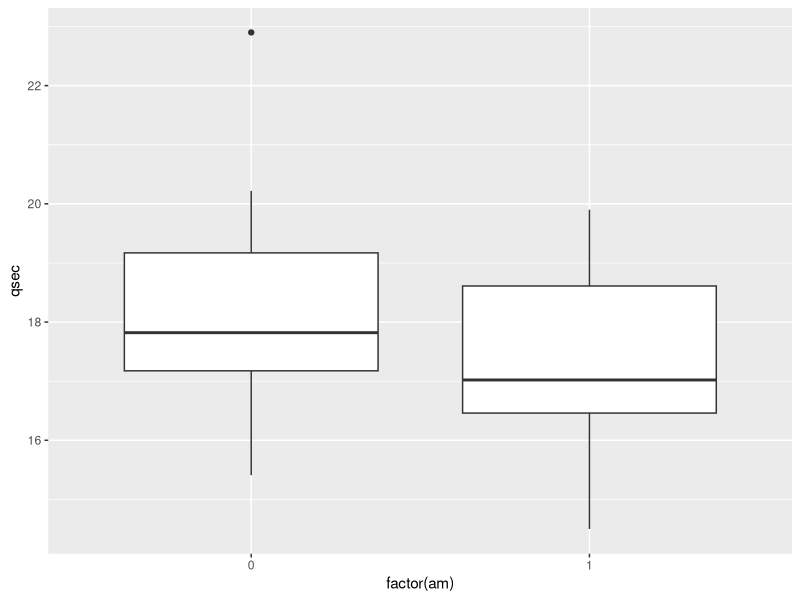
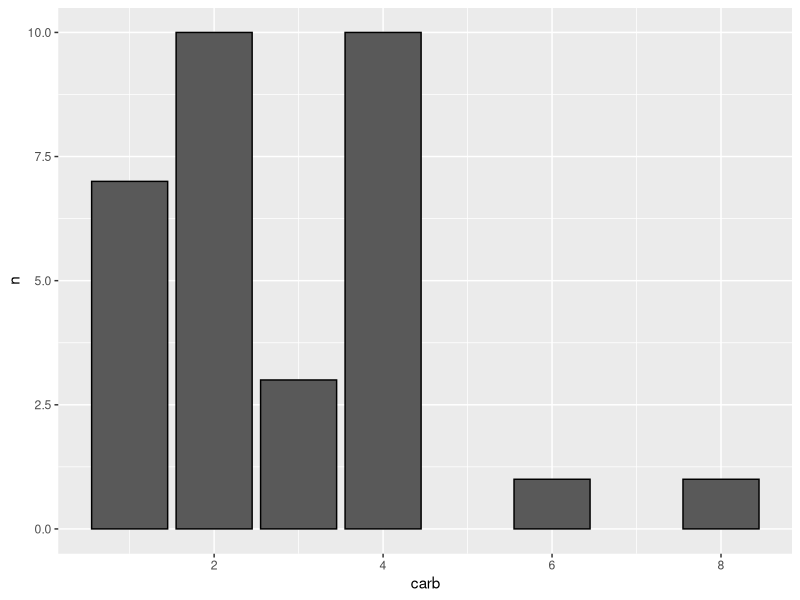
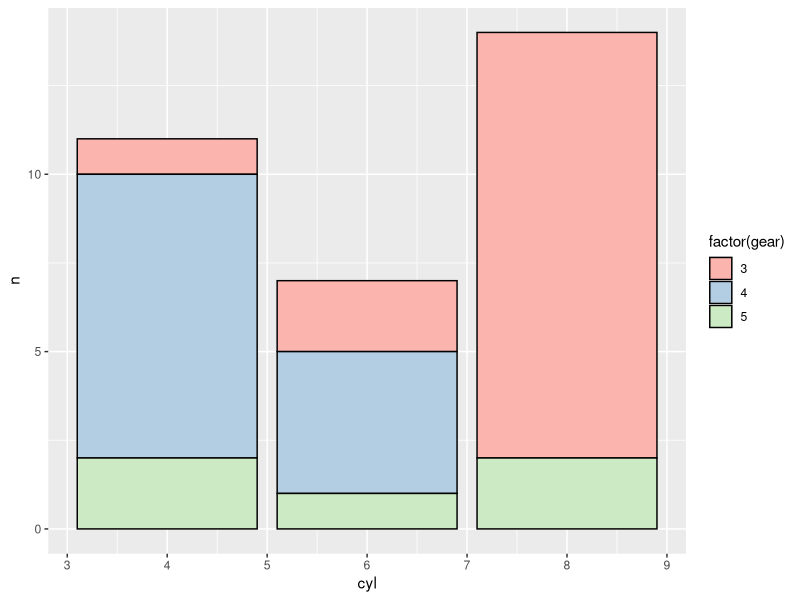
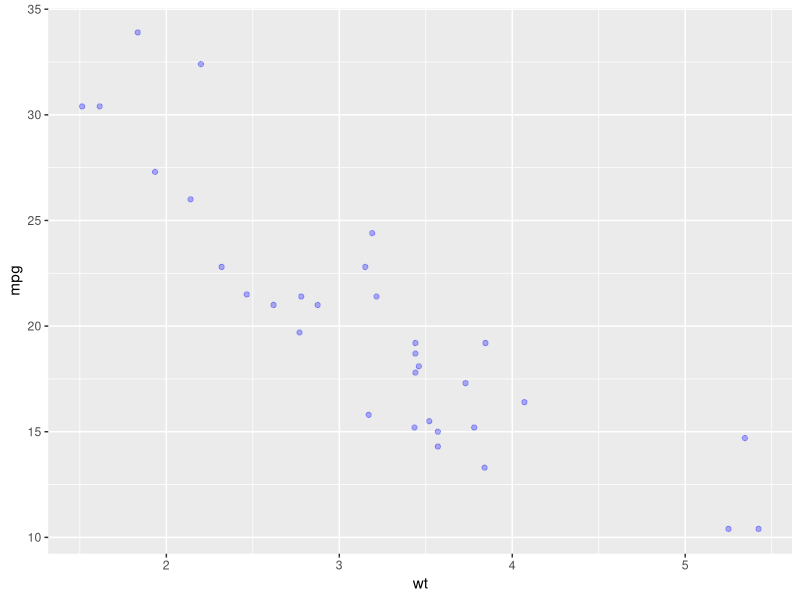

Reproduce these figures in R, in order.
#head(mtcars,4)
#mpg cyl disp  hp drat    wt  qsec vs am gear carb
#Mazda RX4      21.0   6  160 110 3.90 2.620 16.46  0  1    4    4
#Mazda RX4 Wag  21.0   6  160 110 3.90 2.875 17.02  0  1    4    4
#Datsun 710     22.8   4  108  93 3.85 2.320 18.61  1  1    4    1
#Hornet 4 Drive 21.4   6  258 110 3.08 3.215 19.44  1  0    3    1
dim(mtcars)
library(ggplot2)
library(dplyr)
library(RColorBrewer)

#Ejercicio 1
ggplot(mtcars, aes(factor(am), qsec)) +
  geom_boxplot()

#ejercicio 2

container<-mtcars%>%count(carb)
View(container)
ggplot(container, aes(x=carb,y=n)) +
  geom_col( colour = "black")

#ejercicio 3
contenedor<-mtcars%>%count(cyl, gear)
View(contenedor)
ggplot(contenedor, aes(x=cyl, y=n, fill=factor(gear))) +
  geom_col( colour = "black") +
  scale_fill_brewer(palette = "Pastel1")

#ejercicio 4

ggplot(mtcars, aes(x = wt, y = mpg)) +
  geom_point(alpha = 0.3, color = "blue")
